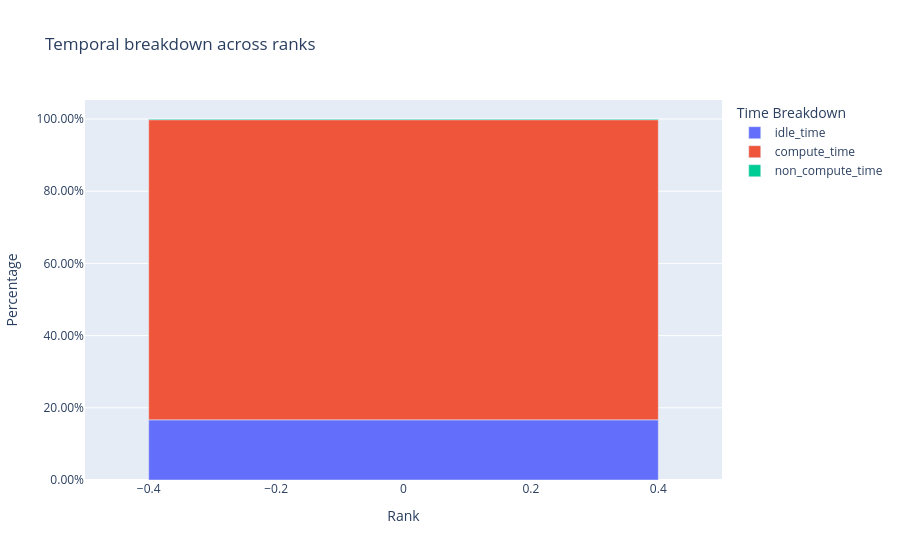

The cell this chart's notebook holds for it:
### Code cell
# Temporal breakdown
analyzer.get_temporal_breakdown()

### Figure 1 — Plotly figure (JSON) as saved in the notebook; plotly's stock layout.template omitted (floating-point values rounded to 4 significant figures)
{"data": [{"hovertemplate": "variable=idle_time<br>Rank=%{x}<br>value=%{y}<extra></extra>", "legendgroup": "idle_time", "marker": {"color": "#636efa", "pattern": {"shape": ""}}, "name": "idle_time", "orientation": "v", "showlegend": true, "textposition": "auto", "type": "bar", "x": [0], "xaxis": "x", "y": [0.1667], "yaxis": "y"}, {"hovertemplate": "variable=compute_time<br>Rank=%{x}<br>value=%{y}<extra></extra>", "legendgroup": "compute_time", "marker": {"color": "#EF553B", "pattern": {"shape": ""}}, "name": "compute_time", "orientation": "v", "showlegend": true, "textposition": "auto", "type": "bar", "x": [0], "xaxis": "x", "y": [0.8314], "yaxis": "y"}, {"hovertemplate": "variable=non_compute_time<br>Rank=%{x}<br>value=%{y}<extra></extra>", "legendgroup": "non_compute_time", "marker": {"color": "#00cc96", "pattern": {"shape": ""}}, "name": "non_compute_time", "orientation": "v", "showlegend": true, "textposition": "auto", "type": "bar", "x": [0], "xaxis": "x", "y": [0.001968], "yaxis": "y"}], "layout": {"barmode": "relative", "legend": {"title": {"text": "Time Breakdown"}, "tracegroupgap": 0}, "title": {"text": "Temporal breakdown across ranks"}, "xaxis": {"anchor": "y", "domain": [0, 1], "title": {"text": "Rank"}}, "yaxis": {"anchor": "x", "domain": [0, 1], "tickformat": ".2%", "title": {"text": "Percentage"}}}}
